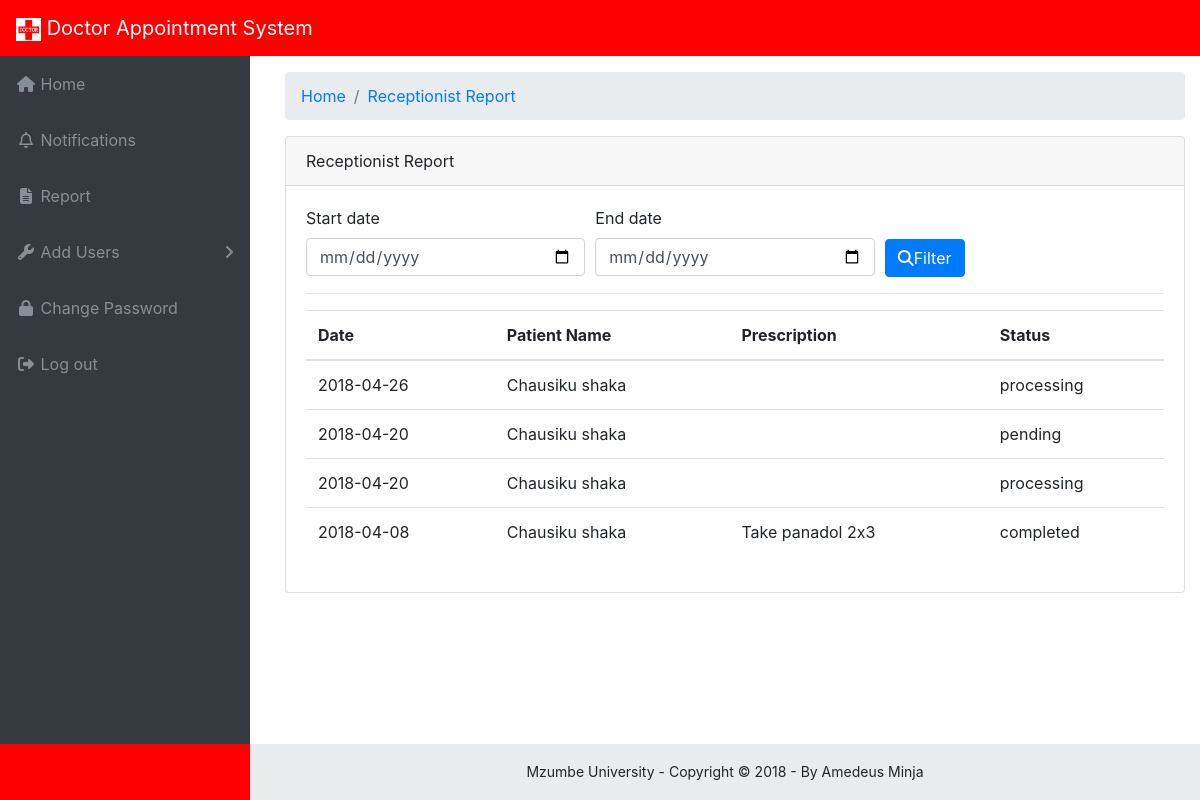
/receptionist-report.php (signed in), run on the app's committed database.
### tables this page shows
CREATE TABLE IF NOT EXISTS `appointment` (
  `appid` int(10) NOT NULL AUTO_INCREMENT,
  `patientid` int(10) NOT NULL,
  `doctorid` int(10) NOT NULL,
  `date` date NOT NULL,
  `time` time(6) NOT NULL,
  `prescription` varchar(500) NOT NULL,
  `status` varchar(30) NOT NULL DEFAULT 'pending',
  PRIMARY KEY (`appid`),
  KEY `patientid` (`patientid`),
  KEY `doctorid` (`doctorid`)
);

CREATE TABLE IF NOT EXISTS `person` (
  `email` varchar(50) NOT NULL,
  `fname` varchar(50) NOT NULL,
  `lname` varchar(50) NOT NULL,
  `gender` varchar(50) NOT NULL,
  `phonenumber` varchar(10) NOT NULL,
  `dob` date NOT NULL,
  `streetaddress` varchar(200) NOT NULL,
  `city` varchar(20) NOT NULL,
  `state` varchar(20) NOT NULL,
  `pincode` varchar(20) NOT NULL,
  `role` varchar(30) NOT NULL,
  PRIMARY KEY (`email`)
);

### receptionist-report.php (the view, shortened to what this page needs)
<?php
include './Connectivity.php';
$startdate = isset($_GET['startdate'])?$_GET['startdate']:'1990-04-27';
$enddate = isset($_GET['enddate'])?$_GET['enddate']: '2400-04-27';
$queryHist = "SELECT appointment.patientid, person.fname, person.lname, appointment.date, appointment.prescription, appointment.status, appointment.appid FROM appointment inner join patient on appointment.patientid=patient.patientid INNER JOIN person on patient.email=person.email where (appointment.date between '$startdate' and '$enddate') ORDER BY appointment.date DESC";
$getHist = mysqli_query($conn, $queryHist);
$appHist = mysqli_fetch_all($getHist);
?>
<!DOCTYPE html>
<html lang="en">
    <head>
        <?php include 'includes/head_tag.php' ?>
    </head>
    <body class="fixed-nav sticky-footer bg-dark" id="page-top">
        <?php include 'includes/header.php' ?>
        <div class="content-wrapper">
            <div class="container-fluid">
                <ol class="breadcrumb">
                    <li class="breadcrumb-item">
                        <a href="home.php">Home</a>
                    </li>
                    <li class="breadcrumb-item">
                        <a href="receptionist-report.php">Receptionist Report</a>
                    </li>
                </ol>
                <div class="row">
                    <div class="col-md-12">
                        <div class="card mb-3">
                            <div class="card-header">Receptionist Report
                            </div>
                            <div class="card-body">
                                <form action="receptionist-report.php" method="get">
                                 <div class="form-group">
                                        <div class="form-row">
                                            <div class="col-md-4">
                                                <label for="exampleInputName">Start date</label>
                                                <input class="form-control" required="" id="exampleInputName" type="date"name="startdate" aria-describedby="startdate" placeholder="Start date">
                                            </div>
                                            <div class="col-md-4">
                                                <label for="exampleInputLastName">End date</label>
                                                <input class="form-control" required=""  id="exampleInputLastName" type="date" name="enddate"aria-describedby="enddate" placeholder="End date<">
                                            </div>
                                            <div class="col-md-4">
                                                <label for="exampleInputLastName"></label><br>
                                                <button style="margin-top: 9px;" type="submit" class="btn btn-primary"><i class="fa fa-search"></i>Filter</button>
                                            </div>
                                        </div>
                                    </div>
                                </form>
                                <hr>
                                <table class="table dataTable">
                                    <thead>
                                        <tr>
                                           <th>Date</th>
                                            <th>Patient Name</th>
                                            <th>Prescription</th>
                                            <th>Status</th>
                                        </tr>
                                    </thead>
                                    <tbody>
                                        <?php foreach ($appHist as $app) {
                                          ?>
                                        <tr>
                                            <td><?=$app[3]?></td>
                                            <td><?= $app[1].' '. $app[2]?></td>
                                            <td><?=$app[4]?></td>
                                            <td><?=$app[5]?></td>
                                        </tr>
                                        <?php
                                        }?>
                                    </tbody>
                                </table>
                            </div>
                        </div>
                </div>
            </div>
            <?php
            include './includes/footer.php';
            ?>
        </div>
            <link rel="stylesheet" type="text/css" href="https://cdn.datatables.net/v/dt/dt-1.10.16/datatables.min.css"/>
<link rel="stylesheet" type="text/css" href="https://cdn.datatables.net/buttons/1.5.1/css/buttons.dataTables.min.css"/>
    </body>
</html>

### includes/head_tag.php (shortened to what this page needs)
<link href="vendor/bootstrap/css/bootstrap.min.css" rel="stylesheet">
<link href="vendor/font-awesome/css/font-awesome.min.css" rel="stylesheet" type="text/css">
<link href="css/sb-admin.css" rel="stylesheet">

### includes/header.php (shortened to what this page needs)
<nav class="navbar navbar-expand-lg navbar-dark bg-dark fixed-top" id="mainNav" >
    <a class="navbar-brand" href="#"><img src="img/logo1.jpg" alt="" width="25"/> Doctor Appointment System</a>
    <div class="collapse navbar-collapse" id="navbarResponsive">
        <ul class="navbar-nav navbar-sidenav" id="exampleAccordion" style="overflow-y: scroll;">
        <?php if ($_SESSION ['role'] == 'receptionist'){?>
        <li class="nav-item" data-toggle="tooltip" data-placement="right" title="Home">
            <a class="nav-link" href="ReceptionistHome.php">
            <i class="fa fa-fw fa-home"></i>
            <span class="nav-link-text">Home</span>
          </a>
        </li>
        <li class="nav-item" data-toggle="tooltip" data-placement="right" title="notifications">
            <a class="nav-link" href="receptionist-notifications.php">
            <i class="fa fa-fw fa-bell-o"></i>
            <span class="nav-link-text">Notifications</span>
          </a>
        </li>
        <li class="nav-item" data-toggle="tooltip" data-placement="right" title="report">
            <a class="nav-link" href="receptionist-report.php">
            <i class="fa fa-fw fa-file-text"></i>
            <span class="nav-link-text">Report</span>
          </a>
        </li>
        <li class="nav-item" data-toggle="tooltip" data-placement="right" title="Add Doctor/Receptionist">
          <a class="nav-link nav-link-collapse collapsed" data-toggle="collapse" href="#collapseComponents" data-parent="#exampleAccordion">
            <i class="fa fa-fw fa-wrench"></i>
            <span class="nav-link-text">Add Users</span>
          </a>
        </li>
        <?php }?>
        <li class="nav-item" data-toggle="tooltip" data-placement="right" title="Change Password">
            <a class="nav-link" href="change-password.php">
            <i class="fa fa-fw fa-lock"></i>
            <span class="nav-link-text">Change Password</span>
          </a>
        </li>
        <li class="nav-item" data-toggle="tooltip" data-placement="right" title="logout">
          <a class="nav-link" href="logout.php">
            <i class="fa fa-fw fa-sign-out"></i>
            <span class="nav-link-text">Log out</span>
          </a>
        </li>
      </ul>
    </div>
  </nav>

### includes/footer.php (shortened to what this page needs)
<footer class="sticky-footer">
     <div class="container">
       <div class="text-center">
         <small>Mzumbe University - Copyright © 2018 - By Amedeus Minja</small>
       </div>
     </div>
   </footer>

### css/sb-admin.css (style rules this page uses)
html { position: relative; min-height: 100%; }
body { overflow-x: hidden; }
body.sticky-footer { margin-bottom: 56px; }
body.sticky-footer .content-wrapper { min-height: calc(100vh - 56px - 56px); padding-left: 20px; }
body.fixed-nav { padding-top: 56px; }
.content-wrapper { min-height: calc(100vh - 56px); padding-top: 1rem; }
#mainNav .navbar-collapse { overflow: auto; max-height: 75vh; }
#mainNav .navbar-collapse .navbar-nav .nav-item .nav-link { cursor: pointer; }
#mainNav .navbar-collapse .navbar-sidenav .nav-link-collapse:after { float: right; content: '\f107'; font-family: 'FontAwesome'; }
#mainNav .navbar-collapse .navbar-sidenav .nav-link-collapse.collapsed:after { content: '\f105'; }
@media (min-width: 992px) { #mainNav .navbar-brand { width: 250px; } }
@media (min-width: 992px) { #mainNav .navbar-collapse { overflow: visible; max-height: none; } }
@media (min-width: 992px) { #mainNav .navbar-collapse .navbar-sidenav { position: absolute; top: 0; left: 0; -webkit-flex-direction: column; -ms-flex-direction: column; flex-direction: column; margin-top: 56px; } }
@media (min-width: 992px) { #mainNav .navbar-collapse .navbar-sidenav > .nav-item { width: 250px; padding: 0; } }
@media (min-width: 992px) { #mainNav .navbar-collapse .navbar-sidenav > .nav-item > .nav-link { padding: 1em; } }
@media (min-width: 992px) { #mainNav.fixed-top .navbar-sidenav { height: calc(100vh - 112px); } }
.content-wrapper { overflow-x: hidden; background: white; }
@media (min-width: 992px) { .content-wrapper { margin-left: 250px; } }
#mainNav.navbar-dark .navbar-collapse .navbar-sidenav .nav-link-collapse:after { color: #868e96; }
#mainNav.navbar-dark .navbar-collapse .navbar-sidenav > .nav-item > .nav-link { color: #868e96; }
@media (min-width: 992px) { #mainNav.navbar-dark .navbar-collapse .navbar-sidenav { background: #343a40; } }
footer.sticky-footer { position: absolute; right: 0; bottom: 0; width: 100%; height: 56px; background-color: #e9ecef; line-height: 55px; }
@media (min-width: 992px) { footer.sticky-footer { width: calc(100% - 250px); } }

### includes/head_tag.php (style rules this page uses)
.bg-dark { background-color: red!important; }

### data on the page
appointment: date "2018-04-26", person.fname "Chausiku", person.lname "shaka", status "processing"
appointment: date "2018-04-20", person.fname "Chausiku", person.lname "shaka", status "pending"
appointment: date "2018-04-20", person.fname "Chausiku", person.lname "shaka", status "processing"
appointment: date "2018-04-08", person.fname "Chausiku", person.lname "shaka", prescription "Take panadol 2x3", status "completed"
